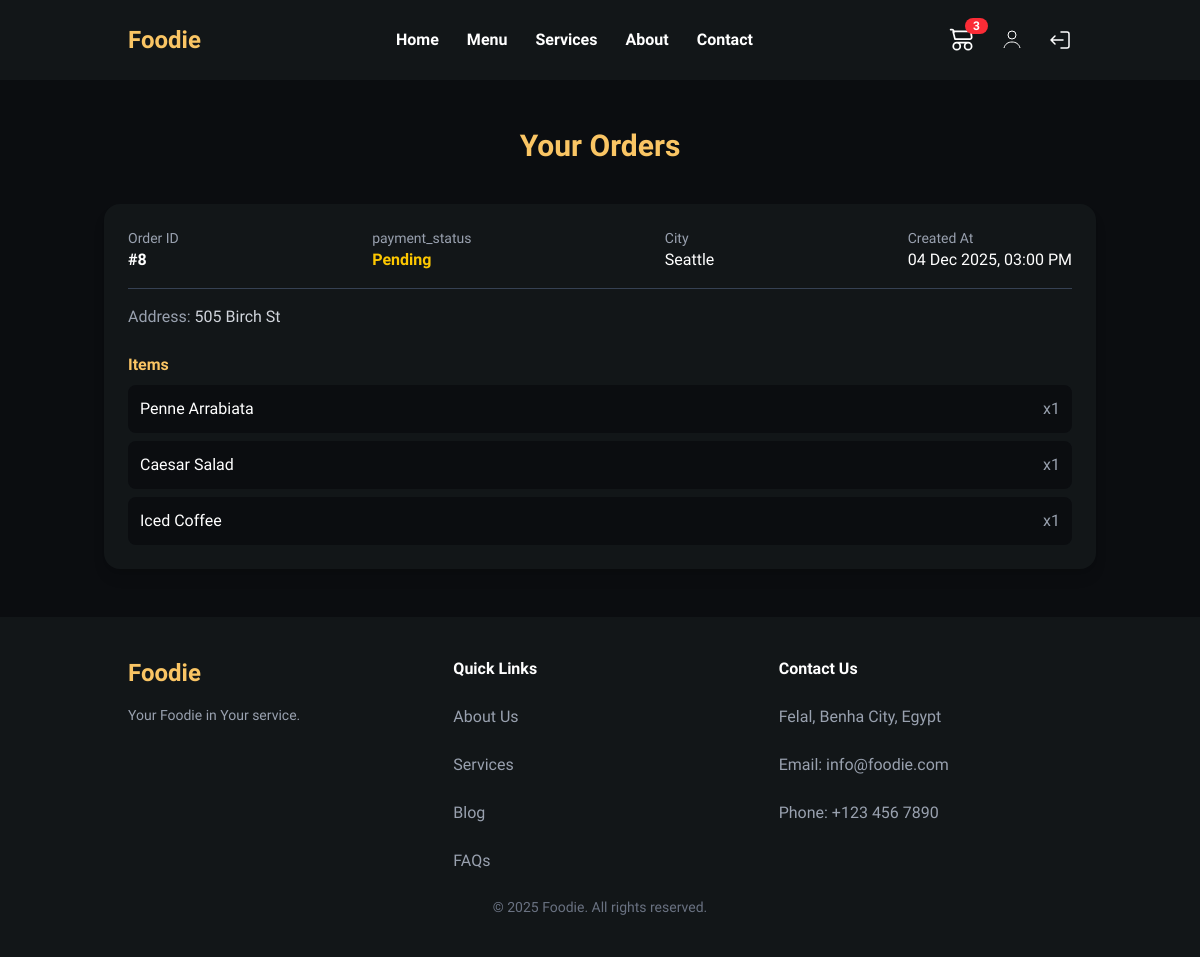
The page /modules/restaurant/track_order.php (signed in) on the database its author committed.
### tables this page shows
CREATE TABLE `order_items` (
  `id` int(10) UNSIGNED NOT NULL,
  `order_id` int(10) UNSIGNED NOT NULL,
  `item_id` int(10) UNSIGNED NOT NULL,
  `quantity` int(11) NOT NULL DEFAULT 1
);

CREATE TABLE `items` (
  `id` int(10) UNSIGNED NOT NULL,
  `name` varchar(150) NOT NULL,
  `photos` varchar(1000) DEFAULT NULL,
  `price` decimal(10,2) NOT NULL,
  `description` text DEFAULT NULL,
  `category_id` int(10) UNSIGNED NOT NULL
);

### modules/restaurant/track_order.php (the view, shortened to what this page needs)
<?php
require_once '../../config/db.php';
$user_id = (int) ($_SESSION['user_id'] ?? 0);
$sql = "
SELECT o.id as order_id, o.payment_status, o.city, o.address, o.created_at,
       oi.quantity, i.name as item_name
FROM orders o
LEFT JOIN order_items oi ON o.id = oi.order_id
LEFT JOIN items i ON oi.item_id = i.id
WHERE o.user_id = ?
ORDER BY o.created_at DESC
";
$stmt = $conn->prepare($sql);
$stmt->bind_param("i", $user_id);
$stmt->execute();
$result = $stmt->get_result();
$orders = [];
if ($result && $result->num_rows > 0) {
    while ($row = $result->fetch_assoc()) {
        $orders[$row['order_id']]['info'] = [
            'payment_status' => $row['payment_status'],
            'city' => $row['city'],
            'address' => $row['address'],
            'created_at' => $row['created_at']
        ];
        if ($row['item_name']) {
            $orders[$row['order_id']]['items'][] = [
                'name' => $row['item_name'],
                'quantity' => $row['quantity']
            ];
        }
    }
}
$payment_status_text = [0 => "Pending", 1 => "Preparing", 2 => "Delivered", 3 => "Cancelled"];
$payment_status_colors = [
    "Pending" => "text-yellow-400",
    "Preparing" => "text-blue-400",
    "Delivered" => "text-green-400",
    "Cancelled" => "text-red-500"
];
?>
<!DOCTYPE html>
<html lang="en">
<head>
    <script src="https://cdn.jsdelivr.net/npm/@tailwindcss/browser@4"></script>
</head>
<body class="bg-[#0b0d10] text-white min-h-screen">
    <?php
    include("navbar.php"); ?>
    <div class="max-w-5xl mx-auto px-4 py-12">
        <h2 class="text-3xl font-bold text-center mb-10 text-[#fac564]">
            Your Orders
        </h2>
        <?php if (!empty($orders)): ?>
            <div class="space-y-6">
                <?php foreach ($orders as $order_id => $data):
                    $payment_status_name = $payment_status_text[$data['info']['payment_status']];
                ?>
                    <div class="bg-[#121618] rounded-2xl p-6 shadow-lg hover:shadow-xl transition">
                        <div class="flex flex-wrap justify-between gap-4 border-b border-gray-700 pb-4">
                            <div>
                                <p class="text-sm text-gray-400">Order ID</p>
                                <p class="font-bold">#<?= $order_id ?></p>
                            </div>
                            <div>
                                <p class="text-sm text-gray-400">payment_status</p>
                                <p class="font-bold <?= $payment_status_colors[$payment_status_name] ?>">
                                    <?= $payment_status_name ?>
                                </p>
                            </div>
                            <div>
                                <p class="text-sm text-gray-400">City</p>
                                <p><?= $data['info']['city'] ?></p>
                            </div>
                            <div>
                                <p class="text-sm text-gray-400">Created At</p>
                                <p><?= date("d M Y, h:i A", strtotime($data['info']['created_at'])) ?></p>
                            </div>
                        </div>
                        <p class="mt-4 text-gray-300">
                            <span class="text-gray-400">Address:</span>
                            <?= $data['info']['address'] ?>
                        </p>
                        <?php if (!empty($data['items'])): ?>
                            <div class="mt-6">
                                <p class="font-semibold text-[#fac564] mb-2">Items</p>
                                <ul class="space-y-2">
                                    <?php foreach ($data['items'] as $item): ?>
                                        <li class="flex justify-between bg-[#0b0d10] p-3 rounded-lg">
                                            <span><?= $item['name'] ?></span>
                                            <span class="text-gray-400">x<?= $item['quantity'] ?></span>
                                        </li>
                                    <?php endforeach; ?>
                                </ul>
                            </div>
                        <?php endif; ?>
                    </div>
                <?php endforeach; ?>
            </div>
        <?php else: ?>
            <p class="text-center text-gray-400">
                You don’t have any orders yet
            </p>
        <?php endif; ?>
    </div>
    <?php include("footer.php"); ?>
</body>
</html>

### modules/restaurant/Navbar.php (style rules this page uses)
body { font-family: 'Josefin Sans', sans-serif; }

### rows shown on the page
order_items: item.name "Penne Arrabiata", quantity "1"
order_items: item.name "Caesar Salad", quantity "1"
order_items: item.name "Iced Coffee", quantity "1"

### other values the page prints
$cart_count "3"
$order_id "8"
$payment_status_name "Pending"
$data['info']['city'] "Seattle"
date("d M Y, h:i A", strtotime($data['info']['created_at'])) "04 Dec 2025, 03:00 PM"
$data['info']['address'] "505 Birch St"
